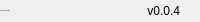
                                                        <widget class="QFrame" name="bottomBar">
                                                            <property name="minimumSize">
                                                                <size>
                                                                    <width>0</width>
                                                                    <height>22</height>
                                                                </size>
                                                            </property>
                                                            <property name="maximumSize">
                                                                <size>
                                                                    <width>16777215</width>
                                                                    <height>22</height>
                                                                </size>
                                                            </property>
                                                            <property name="frameShape">
                                                                <enum>QFrame::NoFrame</enum>
                                                            </property>
                                                            <property name="frameShadow">
                                                                <enum>QFrame::Raised</enum>
                                                            </property>
                                                            <layout class="QHBoxLayout" name="horizontalLayout_5">
                                                                <property name="spacing">
                                                                    <number>0</number>
                                                                </property>
                                                                <property name="leftMargin">
                                                                    <number>0</number>
                                                                </property>
                                                                <property name="topMargin">
                                                                    <number>0</number>
                                                                </property>
                                                                <property name="rightMargin">
                                                                    <number>0</number>
                                                                </property>
                                                                <property name="bottomMargin">
                                                                    <number>0</number>
                                                                </property>
                                                                <item>
                                                                    <widget class="QLabel" name="creditsLabel">
                                                                        <property name="maximumSize">
                                                                            <size>
                                                                                <width>16777215</width>
                                                                                <height>16</height>
                                                                            </size>
                                                                        </property>
                                                                        <property name="font">
                                                                            <font>
                                                                                <family>Segoe UI</family>
                                                                                <pointsize>-1</pointsize>
                                                                                <italic>false</italic>
                                                                                <bold>false</bold>
                                                                            </font>
                                                                        </property>
                                                                        <property name="text">
                                                                            <string>By: Lampros Karseras</string>
                                                                        </property>
                                                                        <property name="alignment">
                                                                            <set>
                                                                                Qt::AlignLeading|Qt::AlignLeft|Qt::AlignVCenter
                                                                            </set>
                                                                        </property>
                                                                    </widget>
                                                                </item>
                                                                <item>
                                                                    <widget class="QLabel" name="version">
                                                                        <property name="text">
                                                                            <string>v0.0.4</string>
                                                                        </property>
                                                                        <property name="alignment">
                                                                            <set>
                                                                                Qt::AlignRight|Qt::AlignTrailing|Qt::AlignVCenter
                                                                            </set>
                                                                        </property>
                                                                    </widget>
                                                                </item>
                                                                <item>
                                                                    <widget class="QFrame" name="frame_size_grip">
                                                                        <property name="minimumSize">
                                                                            <size>
                                                                                <width>20</width>
                                                                                <height>0</height>
                                                                            </size>
                                                                        </property>
                                                                        <property name="maximumSize">
                                                                            <size>
                                                                                <width>20</width>
                                                                                <height>16777215</height>
                                                                            </size>
                                                                        </property>
                                                                        <property name="frameShape">
                                                                            <enum>QFrame::NoFrame</enum>
                                                                        </property>
                                                                        <property name="frameShadow">
                                                                            <enum>QFrame::Raised</enum>
                                                                        </property>
                                                                    </widget>
                                                                </item>
                                                            </layout>
                                                        </widget>
